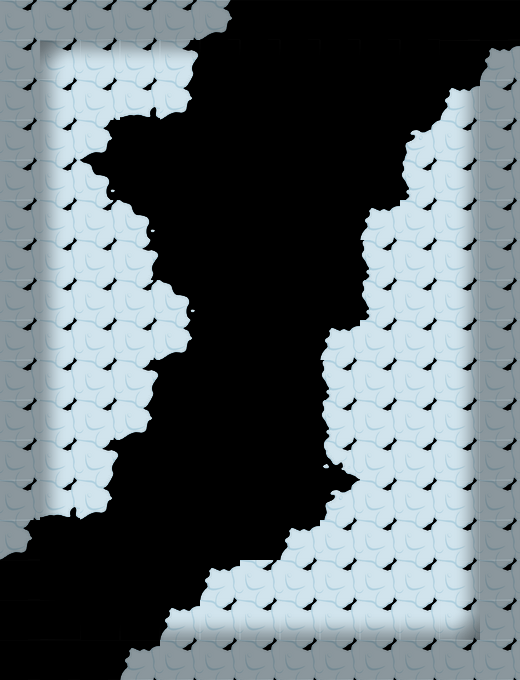

This game map was drawn from its Tiled (.tmx) file and the tilesets committed beside it. A one-line description and the trimmed map source follow:
An orthogonal 13x17 tile map with 40x40 px tiles, 2 tile layers (块层 1, 块层 2).

<map version="1.0" orientation="orthogonal" width="13" height="17" tilewidth="40" tileheight="40">
 <tileset firstgid="1" name="bcmap_skin" tilewidth="40" tileheight="40">
  <image source="bcmap_skin.png" width="200" height="280" />
 </tileset>
 <layer name="块层 1" width="13" height="17">
  <data>[221 cells, 134 non-empty, 13 distinct tile ids]</data>
 </layer>
 <layer name="块层 2" width="13" height="17">
  <data>[221 cells, 104 non-empty, 9 distinct tile ids]</data>
 </layer>
</map>
